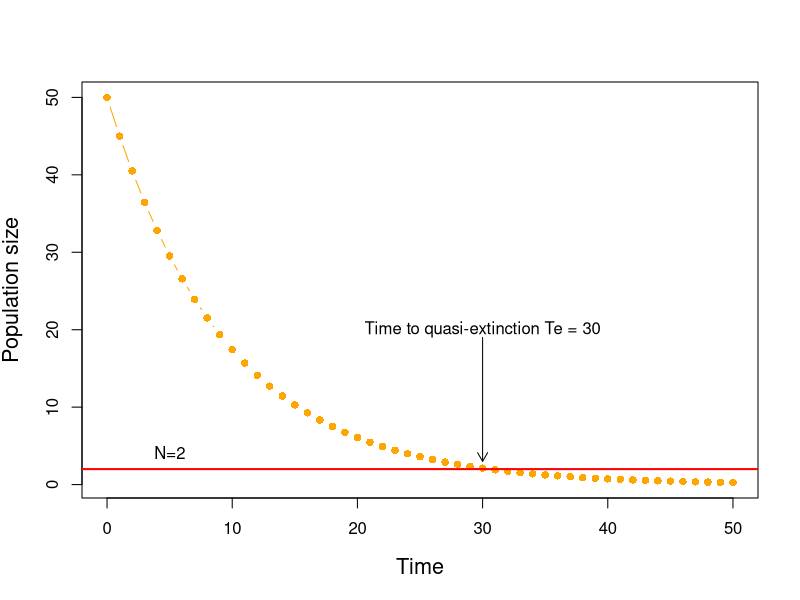
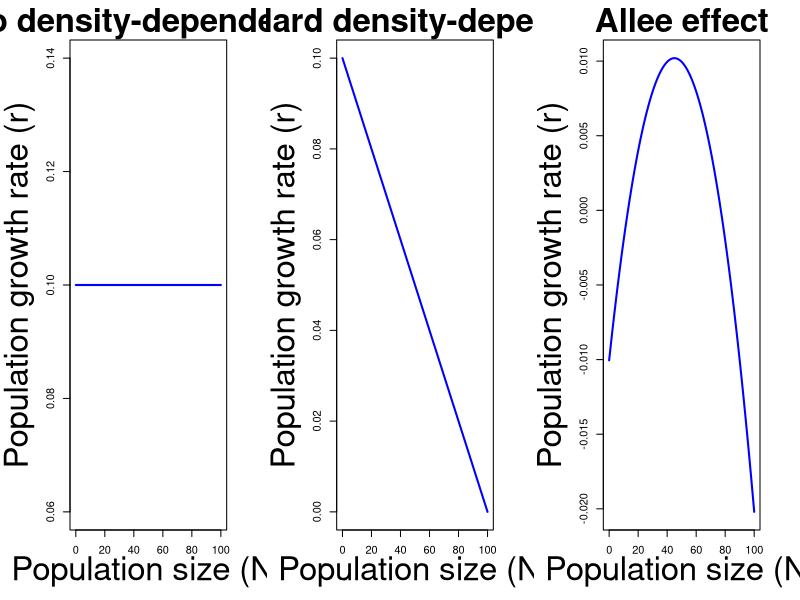
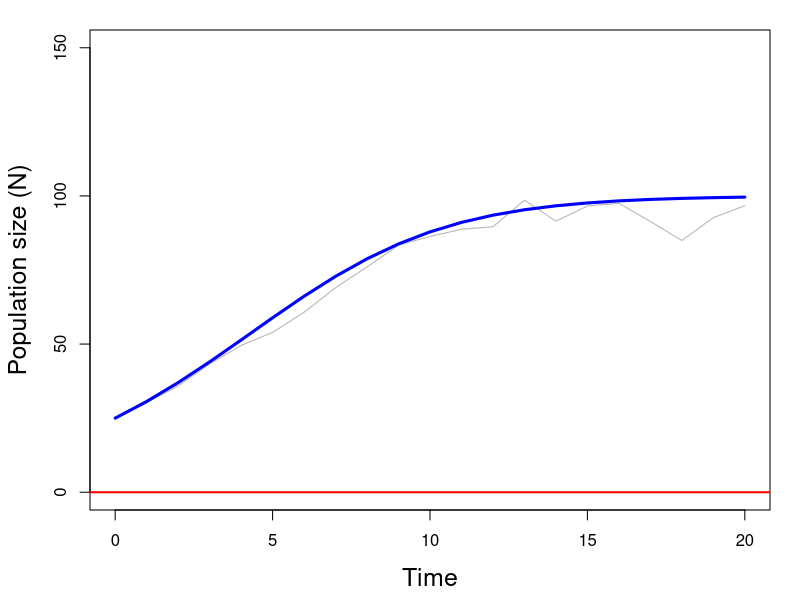
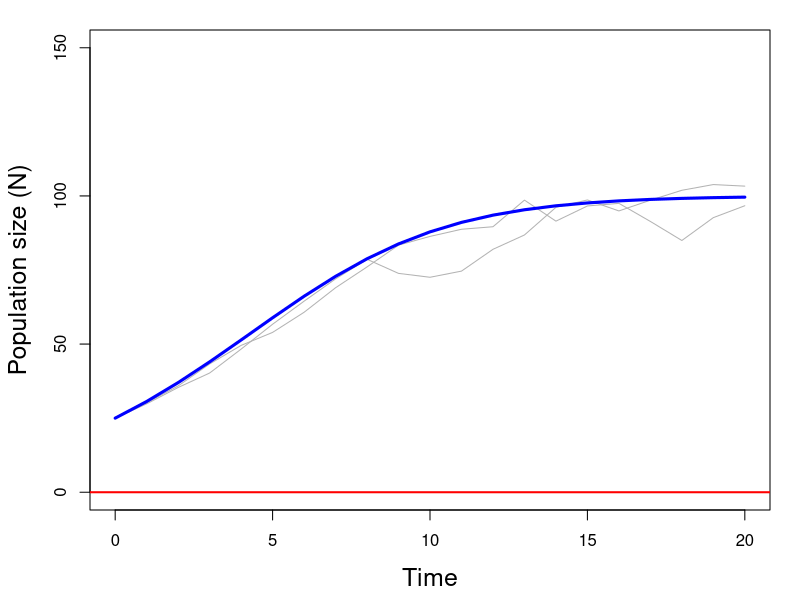
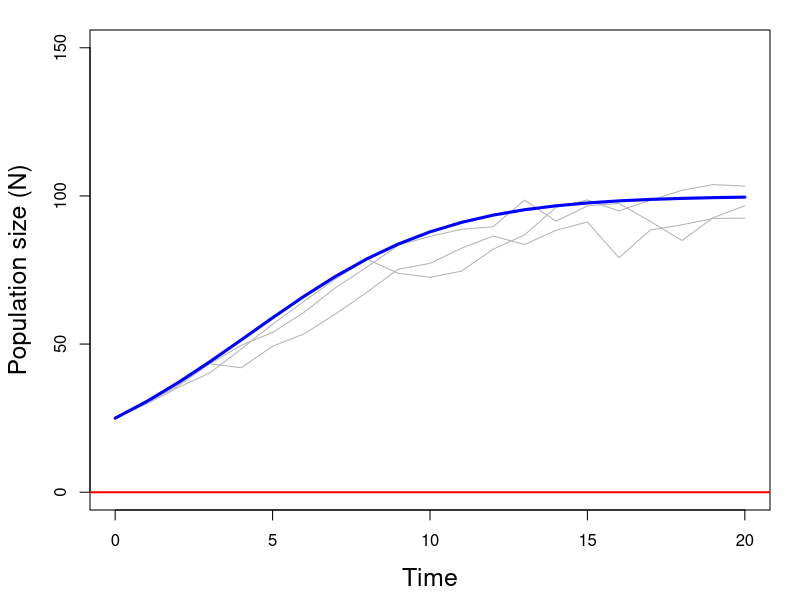
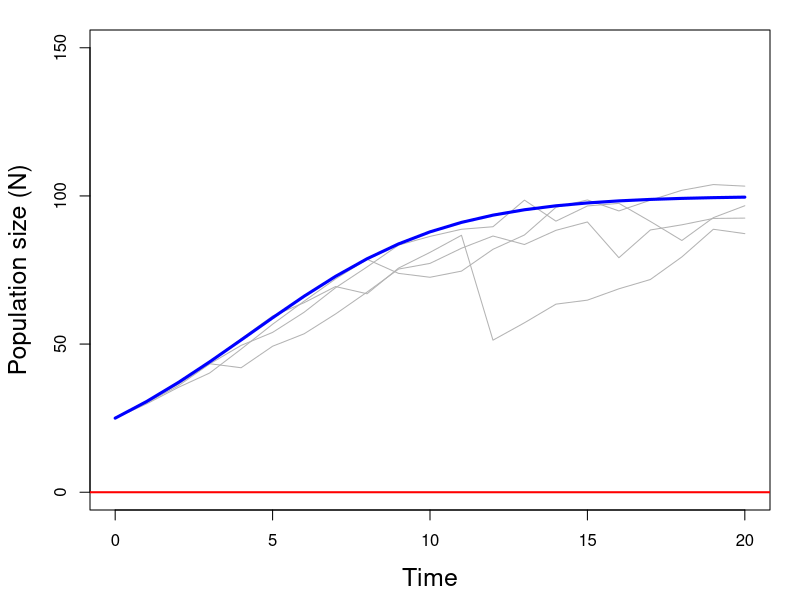
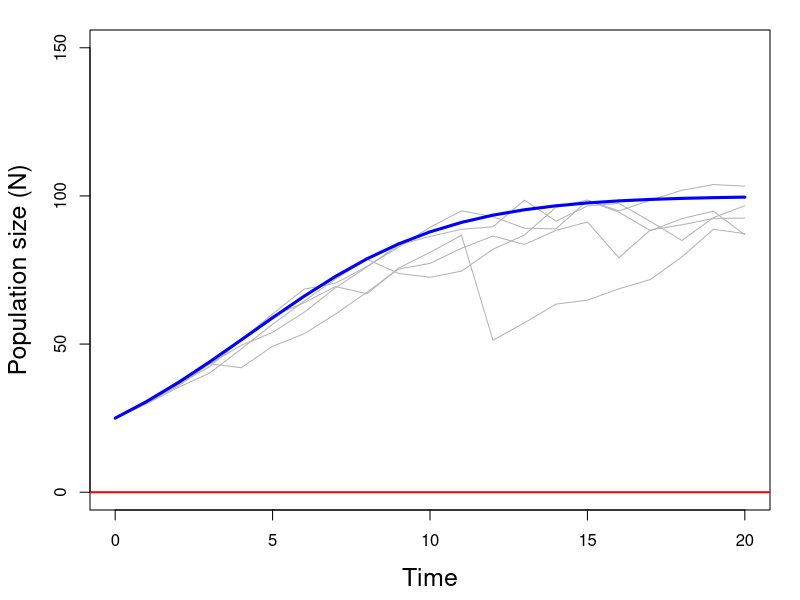
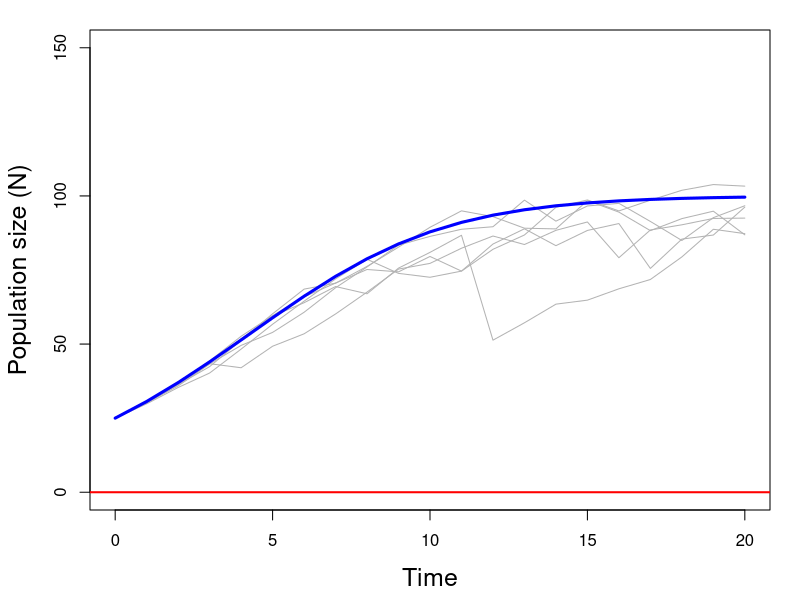

Write the R code that produced these figures, in order.
## ----eval=FALSE,include=FALSE-------------------------------------------------
## source("../../rnw2pdf.R")
## rnw2pdf("lecture-extinction")
## rnw2pdf("lecture-extinction",tangle=TRUE)


## ----exp1,include=FALSE,echo=FALSE,fig.width=8,fig.height=6-------------------
T <- 50
N <- integer(T+1)
N[1] <- 50
for(t in 1:T) {
    N[t+1] <- N[t] + N[t]*-0.1
}
plot(0:T, N, type="b", col="orange", pch=16,
##     xlab="Time", ylab="Superb owl population size", cex.lab=1.3)
     xlab="Time", ylab="Population size", cex.lab=1.3)
abline(h=2, col="red", lwd=2)
text(5, 2, "N=2", pos=3)
Te <- (0:T)[which.max(N<2)]
text(Te-1, 20, paste("Time to quasi-extinction Te =", Te-1))
arrows(Te-1, 19, Te-1, 3, length=0.1)


## ----fig.show='hide',include=FALSE,echo=FALSE,fig.width=8,fig.height=6--------
r.max <- 0.3
K.bar <- 100
sigma.d <- 20
T <- 20
set.seed(4450)
##plot(0:T, N, type="b", xlab="Time", ylab="Population size (N)",
##     ylim=c(0, 300))
nSim <- 100
N <- Nlr <- matrix(NA, T+1, nSim)
N[1,] <- Nlr[1,] <- 25
Te <- integer(nSim)
if(!dir.exists("figs/lg-d"))
    dir.create("figs/lg-d")
for(i in 1:nSim) {
    fl <- paste("figs/lg-d/lg-d", i, ".pdf", sep="")
    for(t in 1:T) {
        K.t <- rnorm(1, K.bar, sigma.d)
        N[t+1,i] <- N[t,i] + N[t,i]*r.max*(1 - N[t,i]/K.t)
        N[t+1,i] <- N[t+1,i]*(N[t+1,i]>0)
        Nlr[t+1,i] <- Nlr[t,i] + Nlr[t,i]*r.max*(1 - Nlr[t,i]/K.bar)
    }
    if(i < 11 || i==nSim) {
        pdf(fl, width=8, heigh=6)
        par(mai=c(0.9,0.9,0.3,0.3))
        mn <- ifelse(i==nSim, paste(nSim, "Simulations"), "")
        matplot(0:T, N, type="l", xlab="Time", ylab="Population size (N)", main=mn,
             ylim=c(0, 150), col=gray(0.7), lty=1, cex.lab=1.5)
        lines(0:T, Nlr[,1], col="blue", lwd=3)
        ext <- N[,i]==0
        if(any(ext)) {
            Te[i] <- min(which(ext))
            points(Te[i], 0, pch=16, col="orange")
        }
        abline(h=0, col="red", lwd=2)
        dev.off()
    }
}


## ----fig.show='hide',echo=FALSE-----------------------------------------------
r.max <- 0.3
K.bar <- 100
sigma.d <- 40
T <- 20
set.seed(4450)
##plot(0:T, N, type="b", xlab="Time", ylab="Population size (N)",
##     ylim=c(0, 300))
nSim <- 100
N <- Nlr <- matrix(NA, T+1, nSim)
N[1,] <- Nlr[1,] <- 25
Te <- integer(nSim)
Tes <- NULL
for(i in 1:nSim) {
    fl <- paste("figs/lg-d/lg2-d", i, ".pdf", sep="")
    for(t in 1:T) {
        K.t <- rnorm(1, K.bar, sigma.d)
        N[t+1,i] <- N[t,i] + N[t,i]*r.max*(1 - N[t,i]/K.t)
        N[t+1,i] <- N[t+1,i]*(N[t+1,i]>0)
        Nlr[t+1,i] <- Nlr[t,i] + Nlr[t,i]*r.max*(1 - Nlr[t,i]/K.bar)
    }
    ext <- N[,i]<1
    if(any(ext)) {
        Te[i] <- min(which(ext))-1
        Tes <- which(Te>0)
    }
    if(i < 11 || i==nSim) {
        pdf(fl, width=8, heigh=6)
        par(mai=c(0.9,0.9,0.3,0.3))
        mn <- ifelse(i==nSim, "17 extinctions in 100 simulations", "")
        matplot(0:T, N, type="l", xlab="Time", ylab="Population size (N)", main=mn,
             ylim=c(0, 150), col=gray(0.7), lty=1, cex.lab=1.5)
        lines(0:T, Nlr[,1], col="blue", lwd=3)
        abline(h=0, col="red", lwd=2)
        points(Te[Tes], rep(0, length(Tes)), pch=16, col="orange", cex=1.5)
        dev.off()
    }
}


## ----Allee,include=FALSE,echo=FALSE,fig.width=18,fig.height=6-----------------
N <- 0:100
beta0 <- 0.1
beta1.1 <- -0.001
par(mfrow=c(1, 3), mai=c(.7, 0.7, 0.4, 0.4))
plot(N, beta0 + 0*N, xlab="Population size (N)", ylab="Population growth rate (r)",
     type="l", main="No density-dependence", cex.lab=3, cex.main=3, col="blue", lwd=2)
plot(N, beta0 + beta1.1*N, xlab="Population size (N)", ylab="Population growth rate (r)",
     type="l", main="Standard density-dependence", cex.lab=3, cex.main=3, col="blue", lwd=2)
plot(N, #ifelse(N>20, beta0+beta1.1*N, 0 + 0.004*N),
     log(0.89+beta0 + 0.0009*N - 0.00001*N^2),
     xlab="Population size (N)", ylab="Population growth rate (r)",
     type="l", main="Allee effect", cex.lab=3, cex.main=3, col="blue", lwd=2)

